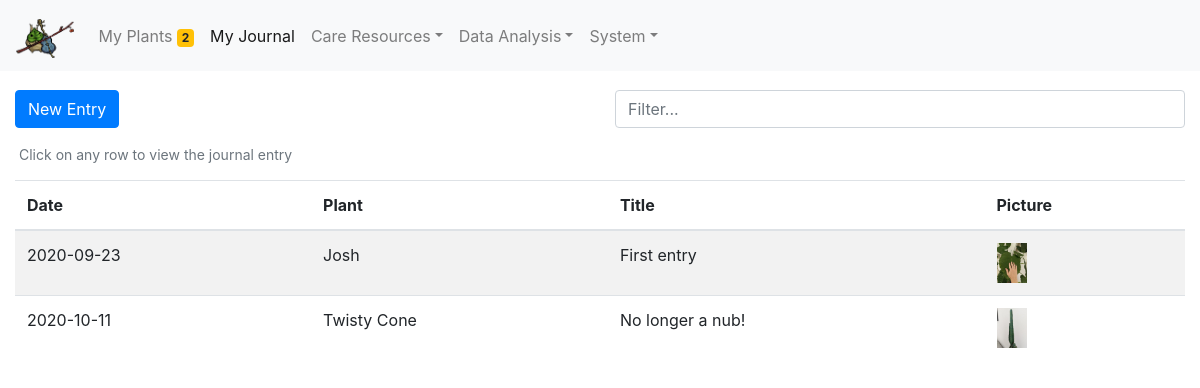
Page /my_journal/ on the committed database.
### tables this page shows
CREATE TABLE journal (ID INTEGER PRIMARY KEY AUTOINCREMENT,date timestamp, title varchar(765),plant varchar(765),body text,has_pic smallint,pic_path varchar(765));

### webserver.py (the view)
@app.route('/my_journal/', methods=['GET', 'POST'])
def my_journal():
    (columns, rows) = read_all('journal')
    for row in rows:
        print(row)
    (c, r) = read_sql(cp['g']['plant_db_path'] + 'my_plants.db', 'select name from houseplants')
    plants_list = ['--Filter Journals by Plant--', 'General']
    for i in r:
        plants_list.append(i[0])
    print(plants_list)
    form = FilterJournal()
    form.plant.choices = plants_list
    if request.method == 'POST':
        print('redirect to filter')
        result = get_form_data(list(request.form.values()))
        plant = result[0]
        if plant != '--Filter Journals by Plant--':
            return redirect(url_for('my_journal_filter', plant=plant))
    return render_template('my_journal.html', columns=columns, rows=rows, form=form, plants_to_water=int(cp['water']['plants_to_water']))

### forms.py
class FilterJournal(FlaskForm):
    plant = wt.SelectField()
    submit = wt.SubmitField()

### lib_webserver.py (called while the page is built)
def read_all(table):
    print('----Starting read all----')
    con = sql.connect(cp['g']['plant_db_path'] + 'my_plants.db')
    cur = con.cursor()
    cur.execute('PRAGMA table_info(' + str(table) + ')')
    columns = cur.fetchall()
    cur.execute('SELECT * FROM ' + str(table))
    rows = list(cur.fetchall())
    if rows == []:
        print('table is empty :(')
    else:
        for row in rows:
            row = list(row)
    con.close()
    return (columns, rows)

### webserver.py (called while the page is built)
@app.after_request
def add_header(response):
    response.cache_control.max_age = 1
    response.cache_control.public = True
    cp.read('config.ini')  # needed to make water badge update each time a page is loaded
    return response

### templates/my_journal.html (shortened to what this page needs)
{% extends "base.html" %}
{% set active_page = "my_journal" %}
{% block content %}
<div class="container-fluid" style="padding-bottom: 15px; padding-top: 10px;">
    <div class="row justify-content-between">
        <div class="col">
            <a class="btn btn-primary mb-2" href="{{ url_for('add_journal') }}">New Entry</a>
        </div>
        <div class="col">
            <input class="form-control" id="filterIn" type="text" placeholder="Filter...">
        </div>
    </div>
    <div class="row ml-1 mt-2">
        <small class="text-secondary">
            Click on any row to view the journal entry
        </small>
    </div>
</div>
<div class="container-fluid">
    <table class="table table-striped sticky-header">
        <thead>
            <tr>
                <th>Date</th>
                <th>Plant</th>
                <th>Title</th>
                <th>Picture</th>
            </tr>
        </thead>
        <tbody id="table">
            {% for item in rows %}
                <tr data-toggle="modal" data-target="#{{ item[3].replace(' ','') }}_{{ item[0] }}">
                    <td> {{ item[1] }} </td>
                    <td> {{ item[3] }}</td>
                    <td> {{ item[2] }} </td>
                    <td>
                        {% if item[5] == 1 %}
                        <img src="/static/{{ item[6] }}" height="40">
                        {% endif %}
                    </td>
                </tr>
            {% endfor %}
        </tbody>
    </table>
</div>
{% endblock %}

### templates/base.html (style rules this page uses)
body { padding-top:50px; }
th { position: sticky; top: 65px; background: white; }

### rows in the picture
journal: date "2020-09-23", plant "Josh", title "First entry", pic_path (picture)
journal: date "2020-10-11", plant "Twisty Cone", title "No longer a nub!", pic_path (picture)

### other values in the picture
{{ plants_to_water }} "2"
